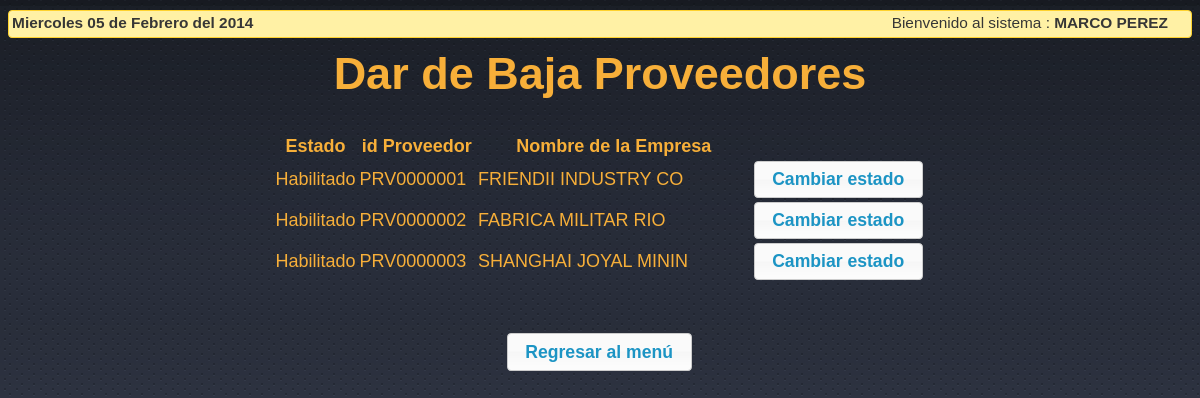
The app's page /ModuloProveedor/proveedorbaja.php (signed in) with its own data.
### tables this page shows
CREATE TABLE IF NOT EXISTS `PROVEEDOR` (
  `IDPROVEEDOR` varchar(10) NOT NULL,
  `IDUSUARIO` varchar(10) NOT NULL,
  `NOMBREEMPRESA` varchar(20) NOT NULL,
  `DIRECCION` varchar(20) NOT NULL,
  `TELEFONO` varchar(15) NOT NULL,
  `EMAIL` varchar(30) NOT NULL,
  `DESCRIPCION` varchar(150) NOT NULL,
  `ESTADO` int(11) NOT NULL DEFAULT '1',
  `FECHAINGRESO` date NOT NULL,
  `FECHAULTIMAMODIFICACION` timestamp NOT NULL DEFAULT CURRENT_TIMESTAMP ON UPDATE CURRENT_TIMESTAMP,
  PRIMARY KEY (`IDPROVEEDOR`),
  KEY `FK_GESTIONAPROVEEDOR` (`IDUSUARIO`)
);

### ModuloProveedor/funciones.php (the view, shortened to what this page needs)
<?php
function muestraestado(){
	$cont=TRUE;
	$salida = -1;
	if($cont == TRUE){
		$sql='SELECT * FROM PROVEEDOR ORDER BY IDPROVEEDOR';
			$result=mysql_query($sql);
			@$num_result = mysql_num_rows($result);
			if(@$num_result>= $GLOBALS["cantFilas"] ){
				echo '<div style="height:300px;width:700px;overflow:scroll;">
				<Table border="0">';
			}else{
			  echo '<table border="0">';
			}
			echo '<tr>
		  <th width="80" scope="col" class="log">Estado</th>
          <th width="125" scope="col" class="log">id Proveedor</th>
          <th width="520" scope="col" class="log">Nombre de la Empresa</th>
		  <th width="71" scope="col"></th>
        </tr>';
			if( $num_result >= 1){
				for($i=0; $i <$num_result; $i++){
					$fila=mysql_fetch_array($result);
					$idproveedor=$fila['IDPROVEEDOR'];
					echo '<tr>';
					echo '<td><p class = \'log\'>'.msgEstado($fila['ESTADO']).'</p></td>';
					echo '<td><p class = \'log\'>'.$idproveedor.'</p></td>';
					echo '<td><p class = \'log\'>'.$fila['NOMBREEMPRESA'].'</p></td>';
					echo '<td><input name="button" type="button" id="button" onclick="document.form1.idproveedor.value=\''.$idproveedor.'\';cambiarEstado();" value="Cambiar estado" /></td>';
					echo '</tr>';
				}
			}
			$salida=1;
			echo '</table>';
	}else{
		$salida=0;
	}
	return $salida;
}
function msgEstado($tipo){
	switch(trim($tipo)){
		case 1:
			$msg='Habilitado';
			break;
	}
	return $msg;
}
?>

### css/style.css (style rules this page uses)
body { background: transparent url(../images/bg.png) repeat; }
.log { font-family: "Arial", "Helvetica"; color: #F7AF39; font-size: 18px; font-style: normal; }

### records on screen
proveedor: ESTADO "Habilitado", IDPROVEEDOR "PRV0000001", NOMBREEMPRESA "FRIENDII INDUSTRY CO"
proveedor: ESTADO "Habilitado", IDPROVEEDOR "PRV0000002", NOMBREEMPRESA "FABRICA MILITAR RIO"
proveedor: ESTADO "Habilitado", IDPROVEEDOR "PRV0000003", NOMBREEMPRESA "SHANGHAI JOYAL MININ"

### other values on screen
$_SESSION['nombre'] "MARCO PEREZ"
